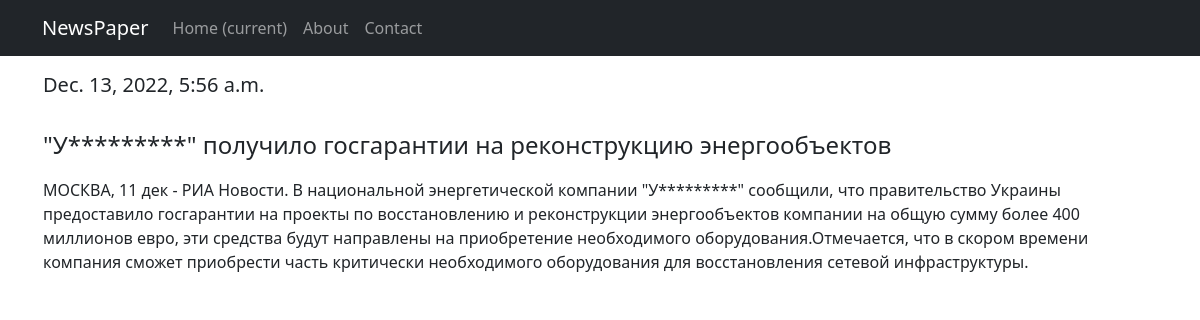
Page /news/4 on the committed database.
### news/models.py (models this page shows, shortened)
class Post(models.Model):
    news = "NS"
    papers = "PP"
    event_choose = [(news, "Новость"), (papers, "Статья")]
    post_author = models.ForeignKey(Author, on_delete=models.CASCADE)
    categories = models.ManyToManyField(Category, through=PostCategory)
    time_in_post = models.DateTimeField(auto_now_add=True)
    event = models.CharField(choices=event_choose, max_length=2)
    title = models.CharField(max_length=199)
    post_text = models.TextField()
    post_rating = models.IntegerField(default=0)

### news/views.py (the view)
# urls.py: path('<int:pk>', PostDetail.as_view()),
class PostDetail(DetailView):
    model = Post
    template_name = 'new.html'
    context_object_name = 'post'

### news/templatetags/custom_filters.py (called while the page is built)
@register.filter()
def censor(value):
    for word in words:
        value = value.replace(word, word[0] + '*' * len(word))
    return value

### templates/new.html (shortened to what this page needs)
{% extends 'flatpages/default.html' %}
{% load custom_filters %}
{% block content %}
{% if post %}
<table>
    <tr>
        <td ALIGN=left><p style="text-alding: justify;"><h5>{{ post.time_in_post }}</p></h5></td>
    </tr>
    <tr>
        <td ALIGN=left><p style="text-alding: justify;"><h4>{{ post.title|censor }}</h4></p></td>
    </tr>
    <tr>
        <td ALIGN=left>{{ post.post_text|censor}}</td>
    </tr>
</table>
{% endif %}
{% endblock content %}

### rows in the picture
Post: time_in_post "Dec. 13, 2022, 5:56 a.m.", title|censor "\"У*********\" получило госгарантии на реконструкцию энергообъектов", post_text|censor "МОСКВА, 11 дек - РИА Новости. В национальной энергетической компании \"У*********\" сообщили, что правительство Украины предоставило госгарантии на проекты по восстановлению и реконструкции энергообъектов компании на общую сумму более 400 миллионов евро, эти средства будут направлены на приобретение необходимого оборудования.Отмечается, что в скором времени компания сможет приобрести часть критически необходимого оборудования для восстановления сетевой инфраструктуры."
